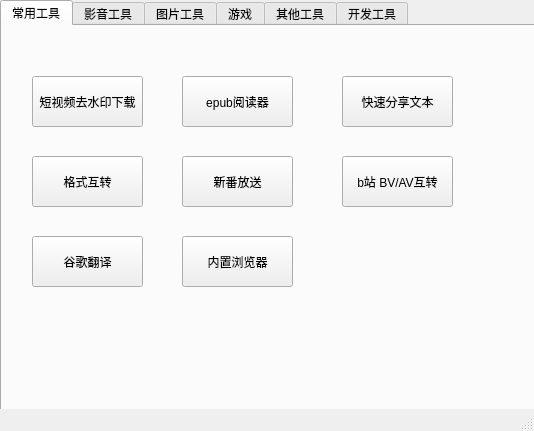
<?xml version="1.0" encoding="UTF-8"?>
<ui version="4.0">
 <class>mainWindow</class>
 <widget class="QMainWindow" name="mainWindow">
  <property name="geometry">
   <rect>
    <x>0</x>
    <y>0</y>
    <width>534</width>
    <height>431</height>
   </rect>
  </property>
  <property name="windowTitle">
   <string>pyqt工具箱</string>
  </property>
  <widget class="QWidget" name="centralwidget">
   <widget class="QTabWidget" name="tabWidget">
    <property name="geometry">
     <rect>
      <x>0</x>
      <y>0</y>
      <width>541</width>
      <height>431</height>
     </rect>
    </property>
    <property name="currentIndex">
     <number>0</number>
    </property>
    <widget class="QWidget" name="tab">
     <attribute name="title">
      <string>常用工具</string>
     </attribute>
     <widget class="QPushButton" name="pushButton">
      <property name="geometry">
       <rect>
        <x>30</x>
        <y>50</y>
        <width>111</width>
        <height>51</height>
       </rect>
      </property>
      <property name="text">
       <string>短视频去水印下载</string>
      </property>
     </widget>
     <widget class="QPushButton" name="pushButton_2">
      <property name="geometry">
       <rect>
        <x>180</x>
        <y>50</y>
        <width>111</width>
        <height>51</height>
       </rect>
      </property>
      <property name="text">
       <string>epub阅读器</string>
      </property>
     </widget>
     <widget class="QPushButton" name="pushButton_3">
      <property name="geometry">
       <rect>
        <x>340</x>
        <y>50</y>
        <width>111</width>
        <height>51</height>
       </rect>
      </property>
      <property name="text">
       <string>快速分享文本</string>
      </property>
     </widget>
     <widget class="QPushButton" name="pushButton_4">
      <property name="geometry">
       <rect>
        <x>30</x>
        <y>130</y>
        <width>111</width>
        <height>51</height>
       </rect>
      </property>
      <property name="text">
       <string>格式互转</string>
      </property>
     </widget>
     <widget class="QPushButton" name="pushButton_5">
      <property name="geometry">
       <rect>
        <x>180</x>
        <y>130</y>
        <width>111</width>
        <height>51</height>
       </rect>
      </property>
      <property name="text">
       <string>新番放送</string>
      </property>
     </widget>
     <widget class="QPushButton" name="pushButton_6">
      <property name="geometry">
       <rect>
        <x>340</x>
        <y>130</y>
        <width>111</width>
        <height>51</height>
       </rect>
      </property>
      <property name="text">
       <string>b站 BV/AV互转</string>
      </property>
     </widget>
     <widget class="QPushButton" name="pushButton_7">
      <property name="geometry">
       <rect>
        <x>30</x>
        <y>210</y>
        <width>111</width>
        <height>51</height>
       </rect>
      </property>
      <property name="text">
       <string>谷歌翻译</string>
      </property>
     </widget>
     <widget class="QPushButton" name="pushButton_14">
      <property name="geometry">
       <rect>
        <x>180</x>
        <y>210</y>
        <width>111</width>
        <height>51</height>
       </rect>
      </property>
      <property name="text">
       <string>内置浏览器</string>
      </property>
     </widget>
    </widget>
    <widget class="QWidget" name="tab_2">
     <attribute name="title">
      <string>影音工具</string>
     </attribute>
     <widget class="QPushButton" name="pushButton_8">
      <property name="geometry">
       <rect>
        <x>30</x>
        <y>50</y>
        <width>111</width>
        <height>51</height>
       </rect>
      </property>
      <property name="text">
       <string>视频播放器</string>
      </property>
     </widget>
     <widget class="QPushButton" name="pushButton_9">
      <property name="geometry">
       <rect>
        <x>180</x>
        <y>50</y>
        <width>111</width>
        <height>51</height>
       </rect>
      </property>
      <property name="text">
       <string>影片搜索</string>
      </property>
     </widget>
    </widget>
    <widget class="QWidget" name="tab_3">
     <attribute name="title">
      <string>图片工具</string>
     </attribute>
     <widget class="QPushButton" name="pushButton_10">
      <property name="geometry">
       <rect>
        <x>30</x>
        <y>50</y>
        <width>111</width>
        <height>51</height>
       </rect>
      </property>
      <property name="text">
       <string>在线PS</string>
      </property>
     </widget>
    </widget>
    <widget class="QWidget" name="tab_4">
     <attribute name="title">
      <string>游戏</string>
     </attribute>
     <widget class="QPushButton" name="pushButton_11">
      <property name="geometry">
       <rect>
        <x>30</x>
        <y>50</y>
        <width>111</width>
        <height>51</height>
       </rect>
      </property>
      <property name="text">
       <string>在线FC游戏</string>
      </property>
     </widget>
    </widget>
    <widget class="QWidget" name="tab_5">
     <attribute name="title">
      <string>其他工具</string>
     </attribute>
     <widget class="QPushButton" name="pushButton_12">
      <property name="geometry">
       <rect>
        <x>30</x>
        <y>50</y>
        <width>111</width>
        <height>51</height>
       </rect>
      </property>
      <property name="text">
       <string>httpcat</string>
      </property>
     </widget>
    </widget>
    <widget class="QWidget" name="tab_6">
     <attribute name="title">
      <string>开发工具</string>
     </attribute>
     <widget class="QPushButton" name="pushButton_13">
      <property name="geometry">
       <rect>
        <x>30</x>
        <y>50</y>
        <width>111</width>
        <height>51</height>
       </rect>
      </property>
      <property name="text">
       <string>开发者速查</string>
      </property>
     </widget>
    </widget>
   </widget>
  </widget>
  <widget class="QStatusBar" name="statusbar"/>
 </widget>
 <resources/>
 <connections/>
</ui>
